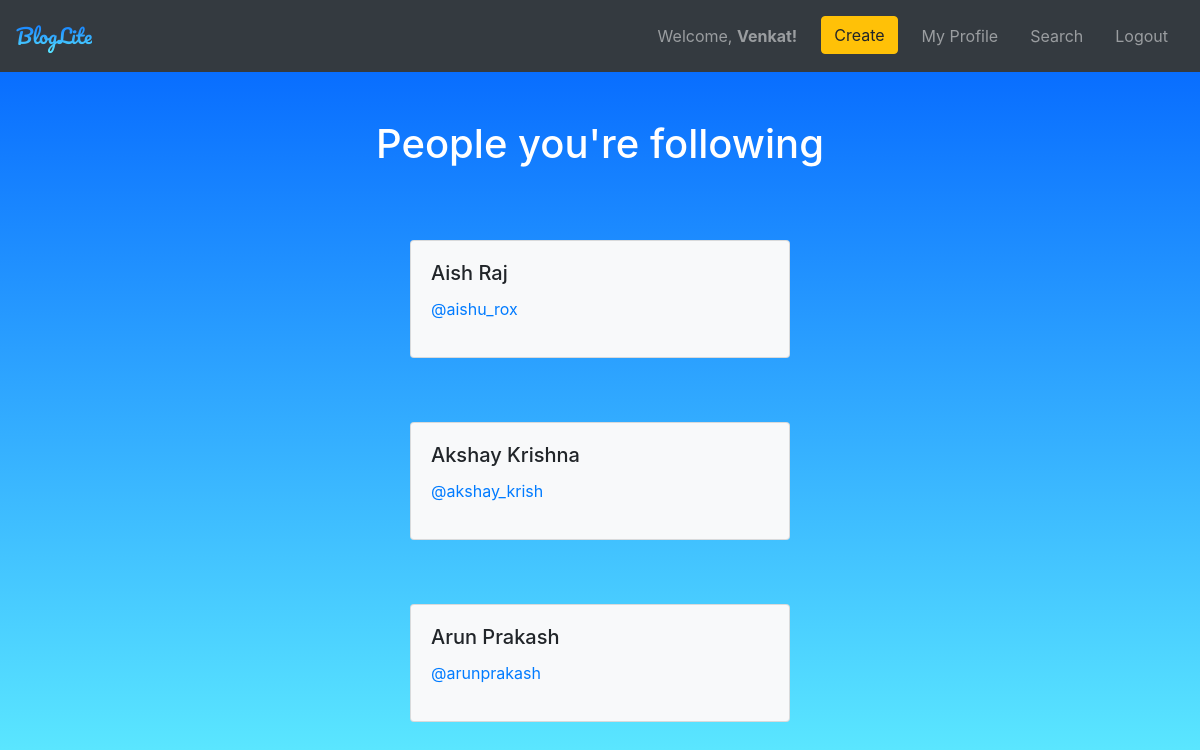
The page /my_profile/my_following (signed in) on the database its author committed.
### app.py (models this page shows)
class User(db.Model, UserMixin):
    id = db.Column(db.Integer, primary_key=True, autoincrement = True)
    username = db.Column(db.String(20), nullable=False, unique=True)
    password = db.Column(db.String(80), nullable=False)
    firstname = db.Column(db.String(20), nullable=False)
    lastname = db.Column(db.String(20), nullable=False)
    image_file = db.Column(db.Text, unique=True, nullable=False)

### app.py (the view)
@app.route('/my_profile/my_following', methods=['GET', 'POST'])
@login_required
def my_following():
    following = User.query.join(Follow, Follow.followed_id == User.id).filter(Follow.followed_by_id == current_user.id)
    return render_template('my_following.html', following = following)

### app.py (called while the page is built)
@login_manager.user_loader
def load_user(user_id):
    return User.query.get(int(user_id))

### templates/my_following.html (shortened to what this page needs)
<!DOCTYPE html>
<html lang="en">
<head>
    <link rel="stylesheet" href="https://cdn.jsdelivr.net/npm/bootstrap@4.0.0/dist/css/bootstrap.min.css">
    <link type="text/css" rel="stylesheet" href="../static/styles/dashboard.css">
</head>
{%extends "layout.html" %}
{% block body %}
<body class="text-center" style="background-image: linear-gradient(#0061ff, #60efff);">
    <div class="d-flex mt-5 flex-column align-items-center justify-content-center">
        <h1 class="cover-heading text-white">People you're following</h1>
    </div>
    <div class="row justify-content-center mx-8">
            <div class="col-4">
              {% for use in following %}
              <div class="card bg-light mb-3">
                  <div class="card-body">
                      <h5 class="card-title">{{ use['firstname'] }} {{ use['lastname'] }}</h5>
                      <p class="user-meta"><a href="/user/{{ use['username'] }}">@{{ use["username"] }}</a></p>
                  </div>
              </div>
              {% endfor %}
            </div>
        </div>
</body>
{% endblock %}

### templates/layout.html (shortened to what this page needs)
<!DOCTYPE html>
<html lang="en">
<head>
    <link rel="stylesheet" href="https://cdn.jsdelivr.net/npm/bootstrap@4.0.0/dist/css/bootstrap.min.css">
    <link type="text/css" rel="stylesheet" href="../static/styles/layout.css">
</head>
<body class>
    <header>
        <nav class="navbar navbar-expand-lg navbar-dark bg-dark">
            <a class="navbar-brand mb-0 h1" href="{{url_for('dashboard')}}">BlogLite</a>
            <ul class="navbar-nav ml-auto">
                <li class="nav-item">
                    <span class="navbar-text" style="padding-right: 0.5rem">Welcome, <b>{{ current_user['firstname'] }}!</b></span>
                </li>
                <li class="nav-item">
                    <a class="btn btn-warning my-2 my-sm-0" href="{{url_for('add_blog')}}">Create</a>
                </li>
                <li class="nav-item">
                    <a class="nav-link" href="{{url_for('my_profile')}}">My Profile</a>
                </li>
                <li class="nav-item">
                    <a class="nav-link" href="{{url_for('search')}}">Search</a>
                </li>
                <li class="nav-item">
                    <a class="nav-link" href="{{url_for('logout')}}">Logout</a>
                </li>
            </ul>
        </nav>
    </header>
    {% block body %}
    {% endblock %}
</body>
</html>

### static/styles/dashboard.css (style rules this page uses)
.card { margin-top: 4rem; }

### static/styles/layout.css (style rules this page uses)
html, body { height: 100%; }
.navbar-brand { font-family: 'Pacifico', cursive; background: -webkit-linear-gradient(#0061ff, #60efff); -webkit-background-clip: text; -webkit-text-fill-color: transparent; }
.nav-item { padding:0.5rem; }

### rows shown on the page
User: firstname "Venkat"
User: firstname "Aish", lastname "Raj", username "aishu_rox"
User: firstname "Akshay", lastname "Krishna", username "akshay_krish"
User: firstname "Arun", lastname "Prakash", username "arunprakash"
